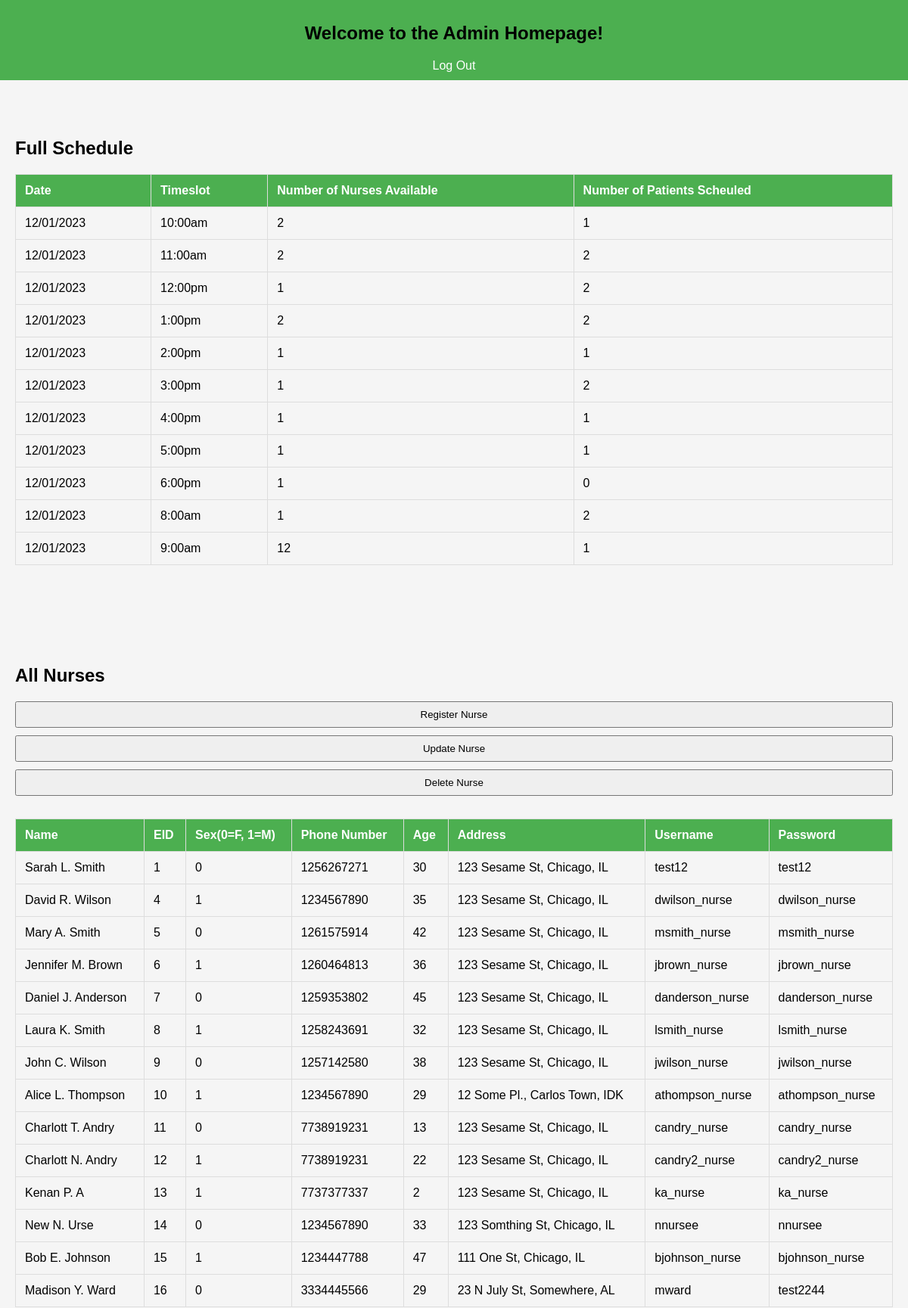
The app's page /admin-home.php (upper part) with its own data.
### tables this page shows
CREATE TABLE `schedule` (
  `the_date` varchar(20) NOT NULL,
  `time_slot` varchar(20) NOT NULL,
  `num_of_nurses` int(11) NOT NULL,
  `num_of_patients` int(11) NOT NULL
);

CREATE TABLE `nurse` (
  `eid` tinyint(4) NOT NULL,
  `Fname` varchar(8) DEFAULT NULL,
  `MI` varchar(1) DEFAULT NULL,
  `Lname` varchar(8) DEFAULT NULL,
  `age` tinyint(4) DEFAULT NULL,
  `phone_number` bigint(20) DEFAULT NULL,
  `gender` tinyint(4) DEFAULT NULL,
  `street` varchar(100) NOT NULL,
  `city` varchar(100) NOT NULL DEFAULT 'Chicago',
  `state` varchar(100) NOT NULL DEFAULT 'IL',
  `user_name` varchar(50) NOT NULL
);

### admin-home.php (the view, shortened to what this page needs)
<html>
    <head>
        <link rel="stylesheet" href="admin-home.css">
        <?php
            $servername = "localhost";
            $username = "root";
            $password = "";
            $dbname = "final-project-2";
            $conn = new mysqli($servername, $username, $password, $dbname);
        ?>
    </head>
    <div class="admin-home-page">
        <div class="tab-bar">
            <h2>Welcome to the Admin Homepage!</h2>
            <a href='http://localhost/480-hospital-database'>Log Out</a>
        </div>
        <div class="display-options">
            <div class="full-scheduling-display">
                <br>
                <br>
                <h2>Full Schedule</h2>
                <table>
                    <tr>
                        <th>Date</th>
                        <th>Timeslot</th>
                        <th>Number of Nurses Available</th>
                        <th>Number of Patients Scheuled</th>
                    </tr>
                    <?php
                    $stmt = "SELECT * FROM schedule";
                    $result = $conn->query($stmt);
                    if ($result->num_rows > 0) {
                        while($row = $result->fetch_assoc()) {
                            echo "
                            <tr>
                                <td>" . $row["the_date"]. "</td>
                                <td>" . $row["time_slot"]. "</td>
                                <td>" . $row["num_of_nurses"]. "</td>
                                <td>" . $row["num_of_patients"]. "</td>
                            </tr>";
                        }
                    } else {
                        echo "0 results";
                    }
                    ?>
                </table>
                <br>
                <br>
            </div>
            <div class="nurse-display">
                <br>
                <br>
                <h2>All Nurses</h2>
                <form method="POST" action="admin-home.php">
                    <input type="submit" name="register-nurse" value="Register Nurse"/>
                    <input type="submit" name="update-nurse" value="Update Nurse"/>
                    <input type="submit" name="delete-nurse" value="Delete Nurse"/>
                </form>
                <table>
                    <tr>
                        <th>Name</th>
                        <th>EID</th>
                        <th>Sex(0=F, 1=M)</th>
                        <th>Phone Number</th>
                        <th>Age</th>
                        <th>Address</th>
                        <th>Username</th>
                        <th>Password</th>
                    </tr>
                    <?php
                    $stmt = "SELECT * FROM nurse";
                    $result = $conn->query($stmt);
                    if ($result->num_rows > 0) {
                        while($row = $result->fetch_assoc()) {
                            $stmt_password = $conn->prepare("SELECT pass_word FROM login_table where user_name = ?");
                            $stmt_password->bind_param("s", $row["user_name"]);
                            $stmt_password->execute();
                            $result_password = $stmt_password->get_result();
                            $password_placement = "";
                            if ($result_password->num_rows > 0) {
                                $password_row = $result_password->fetch_assoc();
                                $password_placement = $password_row["pass_word"];
                            }
                            echo "
                            <tr>
                                <td>" . $row["Fname"]. " " . $row["MI"]. ". " . $row["Lname"]. "</td>
                                <td>" . $row["eid"]. "</td>
                                <td>" . $row["gender"]. "</td>
                                <td>" . $row["phone_number"]. "</td>
                                <td>" . $row["age"]. "</td>
                                <td>" . $row["street"].  ", " . $row["city"] . ", ". $row["state"]."</td>
                                <td>" . $row["user_name"]. "</td>
                                <td>" . $password_placement . "</td>
                            </tr>";
                        }
                    } else {
                        echo "0 results";
                    }
                    ?>
                </table>
                <br>
                <br>
                <br>
                <br>
            </div>
        </div>
    </div>
</html>

### admin-home.css (style rules this page uses)
.admin-home-page { max-width: 1200px; margin: 0 auto; }
.tab-bar { background-color: #4CAF50; color: white; padding: 10px; text-align: center; }
.tab-bar a { color: white; text-decoration: none; padding: 10px; margin: 0 10px; }
.display-options { padding: 20px; }
.full-scheduling-display, .nurse-display, .patient-display, .vaccine-display { margin-bottom: 40px; }
table { width: 100%; border-collapse: collapse; margin-top: 20px; }
table, th, td { border: 1px solid #ddd; }
th, td { padding: 12px; text-align: left; }
th { background-color: #4CAF50; color: white; }
h2 { color: #000000; }
form { margin-top: 20px; }
label, input, button { margin-bottom: 10px; }
input[type="text"], input[type="password"], input[type="submit"] { width: 100%; padding: 8px; box-sizing: border-box; }

### records on screen
schedule: the_date "12/01/2023", time_slot "10:00am", num_of_nurses "2", num_of_patients "1"
schedule: the_date "12/01/2023", time_slot "11:00am", num_of_nurses "2", num_of_patients "2"
schedule: the_date "12/01/2023", time_slot "12:00pm", num_of_nurses "1", num_of_patients "2"
schedule: the_date "12/01/2023", time_slot "1:00pm", num_of_nurses "2", num_of_patients "2"
schedule: the_date "12/01/2023", time_slot "2:00pm", num_of_nurses "1", num_of_patients "1"
schedule: the_date "12/01/2023", time_slot "3:00pm", num_of_nurses "1", num_of_patients "2"
schedule: the_date "12/01/2023", time_slot "4:00pm", num_of_nurses "1", num_of_patients "1"
schedule: the_date "12/01/2023", time_slot "5:00pm", num_of_nurses "1", num_of_patients "1"
schedule: the_date "12/01/2023", time_slot "6:00pm", num_of_nurses "1", num_of_patients "0"
schedule: the_date "12/01/2023", time_slot "8:00am", num_of_nurses "1", num_of_patients "2"
schedule: the_date "12/01/2023", time_slot "9:00am", num_of_nurses "12", num_of_patients "1"
nurse: Fname "Sarah", MI "L", Lname "Smith", eid "1", gender "0", phone_number "1256267271", age "30", street "123 Sesame St", city "Chicago", state "IL", user_name "test12", login_table.pass_word "test12"
nurse: Fname "David", MI "R", Lname "Wilson", eid "4", gender "1", phone_number "1234567890", age "35", street "123 Sesame St", city "Chicago", state "IL", user_name "dwilson_nurse", login_table.pass_word "dwilson_nurse"
nurse: Fname "Mary", MI "A", Lname "Smith", eid "5", gender "0", phone_number "1261575914", age "42", street "123 Sesame St", city "Chicago", state "IL", user_name "msmith_nurse", login_table.pass_word "msmith_nurse"
nurse: Fname "Jennifer", MI "M", Lname "Brown", eid "6", gender "1", phone_number "1260464813", age "36", street "123 Sesame St", city "Chicago", state "IL", user_name "jbrown_nurse", login_table.pass_word "jbrown_nurse"
nurse: Fname "Daniel", MI "J", Lname "Anderson", eid "7", gender "0", phone_number "1259353802", age "45", street "123 Sesame St", city "Chicago", state "IL", user_name "danderson_nurse", login_table.pass_word "danderson_nurse"
nurse: Fname "Laura", MI "K", Lname "Smith", eid "8", gender "1", phone_number "1258243691", age "32", street "123 Sesame St", city "Chicago", state "IL", user_name "lsmith_nurse", login_table.pass_word "lsmith_nurse"
nurse: Fname "John", MI "C", Lname "Wilson", eid "9", gender "0", phone_number "1257142580", age "38", street "123 Sesame St", city "Chicago", state "IL", user_name "jwilson_nurse", login_table.pass_word "jwilson_nurse"
nurse: Fname "Alice", MI "L", Lname "Thompson", eid "10", gender "1", phone_number "1234567890", age "29", street "12 Some Pl.", city "Carlos Town", state "IDK", user_name "athompson_nurse", login_table.pass_word "athompson_nurse"
nurse: Fname "Charlott", MI "T", Lname "Andry", eid "11", gender "0", phone_number "7738919231", age "13", street "123 Sesame St", city "Chicago", state "IL", user_name "candry_nurse", login_table.pass_word "candry_nurse"
nurse: Fname "Charlott", MI "N", Lname "Andry", eid "12", gender "1", phone_number "7738919231", age "22", street "123 Sesame St", city "Chicago", state "IL", user_name "candry2_nurse", login_table.pass_word "candry2_nurse"
nurse: Fname "Kenan", MI "P", Lname "A", eid "13", gender "1", phone_number "7737377337", age "2", street "123 Sesame St", city "Chicago", state "IL", user_name "ka_nurse", login_table.pass_word "ka_nurse"
nurse: Fname "New", MI "N", Lname "Urse", eid "14", gender "0", phone_number "1234567890", age "33", street "123 Somthing St", city "Chicago", state "IL", user_name "nnursee", login_table.pass_word "nnursee"
nurse: Fname "Bob", MI "E", Lname "Johnson", eid "15", gender "1", phone_number "1234447788", age "47", street "111 One St", city "Chicago", state "IL", user_name "bjohnson_nurse", login_table.pass_word "bjohnson_nurse"
nurse: Fname "Madison", MI "Y", Lname "Ward", eid "16", gender "0", phone_number "3334445566", age "29", street "23 N July St", city "Somewhere", state "AL", user_name "mward", login_table.pass_word "test2244"
